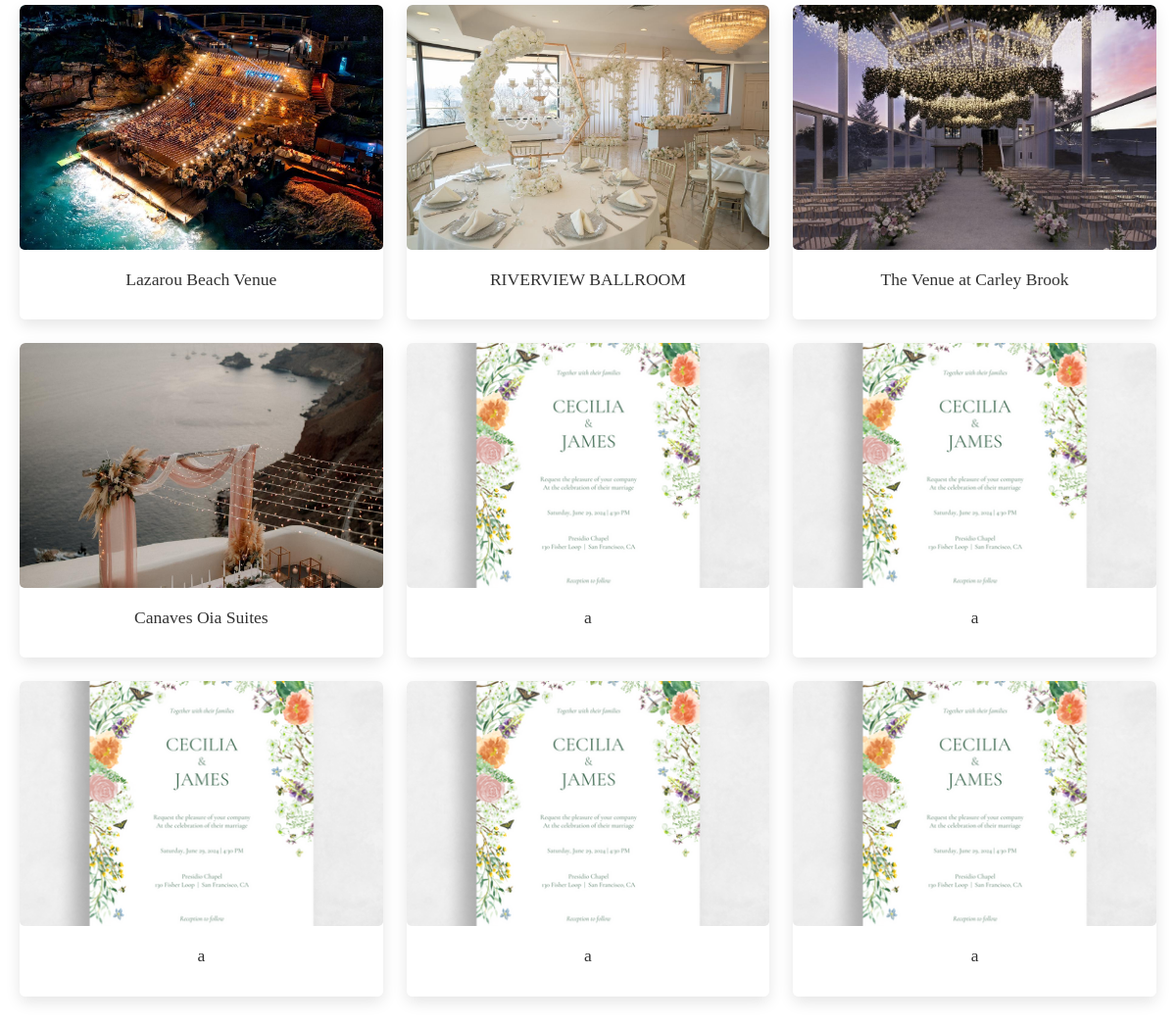
/destination_wedding (lower part), run on an earlier commit of the app's database.
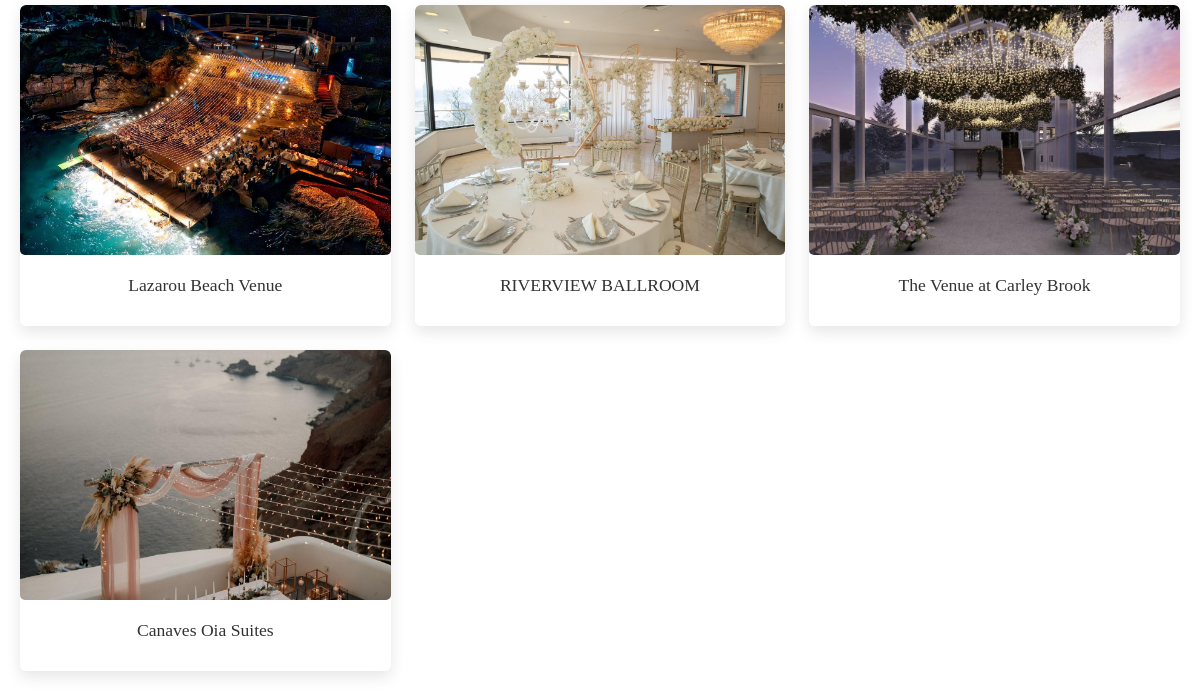
And on a later commit of the database.
### app/models.py (models this page shows, shortened)
class DestinationWedding(models.Model):
    name = models.CharField(max_length=255)
    about = models.TextField()
    img = models.FileField()
    location = models.CharField(max_length=255)
    package_price = models.DecimalField(max_digits=10, decimal_places=2)

### app/views.py (the view)
# urls.py: path('destination_wedding',views.destination_wedding),
def destination_wedding(request):
        weddings = DestinationWedding.objects.all()
        return render(request, 'user/destination_wedding.html', {'weddings': weddings})

### templates/user/destination_wedding.html (shortened to what this page needs)
<!DOCTYPE html>
<html lang="en">
<head>
    {% load static %}
    <link rel="stylesheet" href="{% static '/css/login.css' %}">
    <link href="https://cdn.jsdelivr.net/npm/bootstrap@5.3.3/dist/css/bootstrap.min.css" rel="stylesheet">
</head>
<body>
    <div class="container custom-container">
        <h1 class="text-center mb-4">Destination Wedding</h1><br>
        <div class="row">
            {% for wedding in weddings %}
                <div class="col-6 col-sm-6 col-md-4 col-lg-4 mb-4">
                    <div class="card custom-card">
                        {% if wedding.img %}
                            <a href="view_des_wed/{{ wedding.pk }}">
                                <img class="card-img-top img-fluid" src="{{ wedding.img.url }}" alt="{{ wedding.name }}">
                            </a>
                        {% endif %}
                        <div class="card-body">
                            <h5 class="card-title">{{ wedding.name }}</h5>
                        </div>
                    </div>
                </div>
            {% endfor %}
        </div>
    </div>
</body>
</html>

What changed in the data, as far as the page shows it:
removed DestinationWedding: img (picture), name "a"
removed DestinationWedding: img (picture), name "a"
removed DestinationWedding: img (picture), name "a"
removed DestinationWedding: img (picture), name "a"
removed DestinationWedding: img (picture), name "a"
